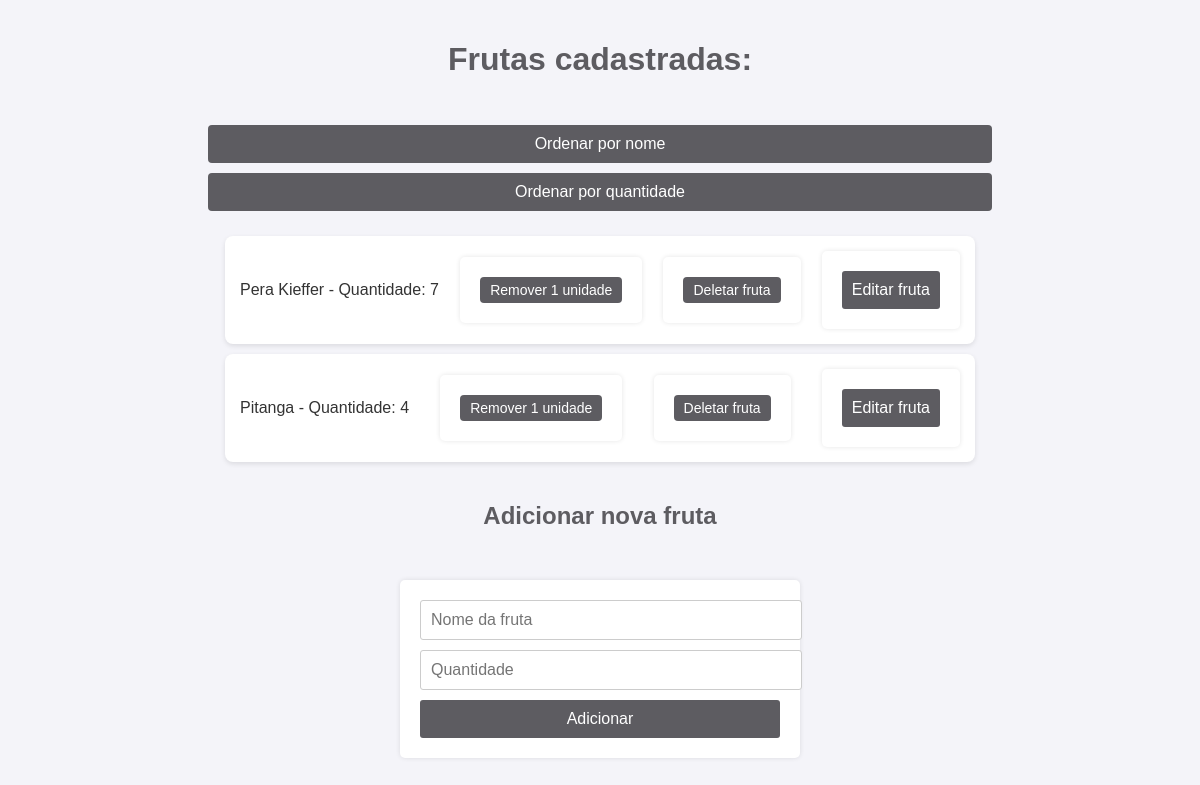
Before: / with the older database file.
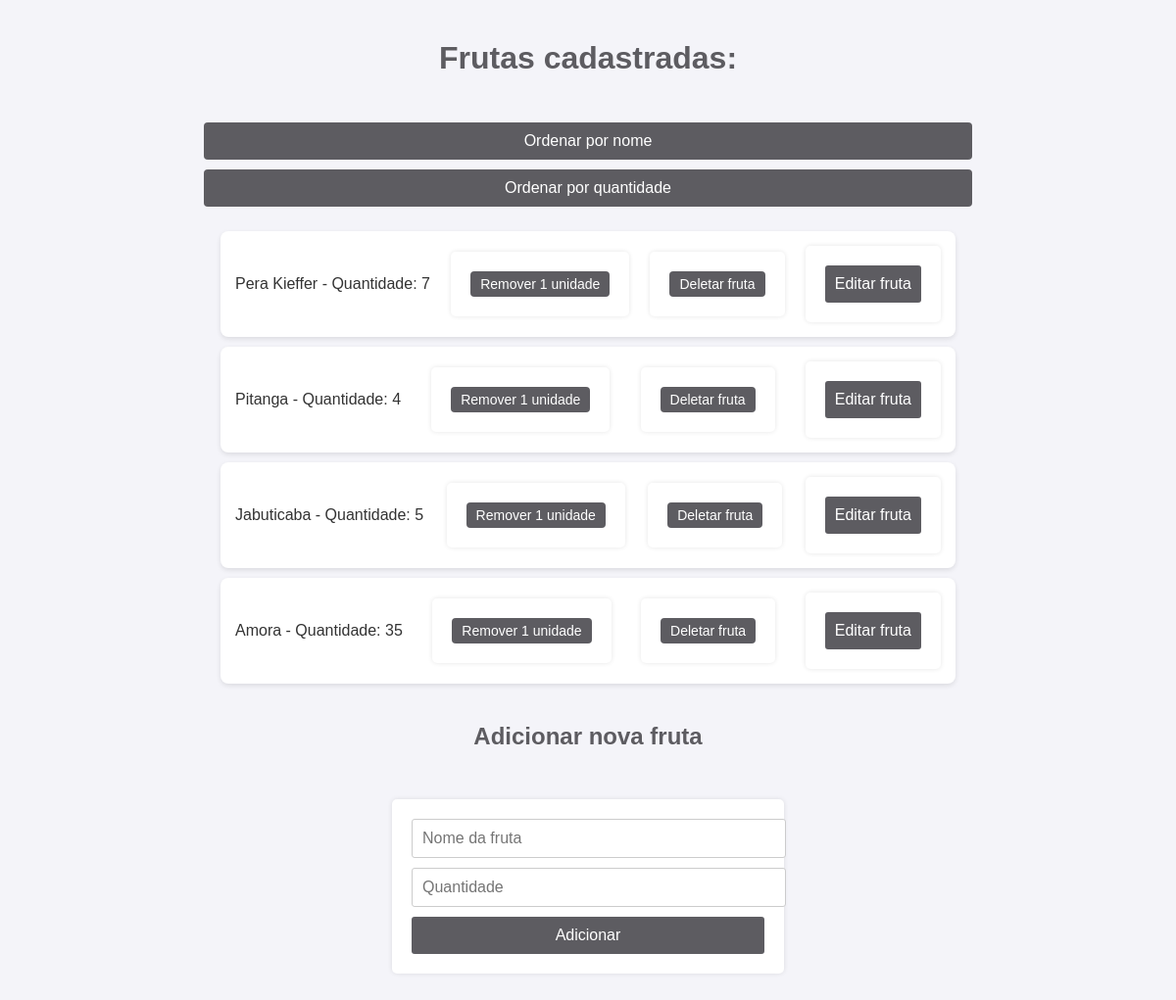
After: the same page with the newer database file.
### frutas/models.py (models this page shows, shortened)
class Fruta(models.Model):
    nome = models.CharField(max_length=100)
    qtd = models.IntegerField(null=True)

### frutas/views.py (the view, shortened to what this page needs)
# urls.py: path('', views.listar_adicionar_frutas, name='listar_frutas'),
def listar_adicionar_frutas(request):
    ordenacao = request.GET.get('ordenar_por')
    if ordenacao == 'nome':
        frutas = Fruta.objects.all().order_by('nome')
    elif ordenacao == 'quantidade':
        frutas = Fruta.objects.all().order_by('qtd')
    else:
        frutas = Fruta.objects.all()
    return render(request, 'frutas/lista.html', {'frutas': frutas})

### frutas/templates/frutas/lista.html (shortened to what this page needs)
<!DOCTYPE html>
<html>
<head>
    {% load static %}
    <link rel="stylesheet" type="text/css" href="{% static 'frutas/style.css' %}">
</head>
<body>
    <h1>Frutas cadastradas:</h1>
    <div style="text-align: center; margin-bottom: 20px;">
        <a href="?ordenar_por=nome" class="botao-ordenar">Ordenar por nome</a>
        <a href="?ordenar_por=quantidade" class="botao-ordenar">Ordenar por quantidade</a>
    </div>
    <ul>
        {% if frutas %}
            {% for fruta in frutas %}
                <li>
                    <div class="fruta-info">{{ fruta.nome }} - Quantidade: {{ fruta.qtd }}</div>
                    {% if fruta.id %}
                        <form action="{% url 'excluir_fruta' fruta.id %}" method="POST" class="form-excluir">
                            <button type="submit" class="botao-excluir">
                                Remover 1 unidade
                            </button>
                        </form>
                        <form action="{% url 'deletar_fruta' fruta.id %}" method="POST" class="form-excluir">
                            <button type="submit" class="botao-excluir">
                                Deletar fruta
                            </button>
                        </form>
                        <form action="{% url 'editar_fruta' fruta.id %}" method="GET" class="form-excluir">
                            <button type="submit" class="botao-editar">
                                Editar fruta
                            </button>
                        </form>
                    {% endif %}
                </li>
            {% endfor %}
        {% else %}
            <li>Nenhuma fruta cadastrada.</li>
        {% endif %}
    </ul>
    <h2>Adicionar nova fruta</h2>
    <form method="POST">
        <input type="text" name="nome" placeholder="Nome da fruta" required>
        <input type="number" name="qtd" placeholder="Quantidade" required min="1">
        <button type="submit">Adicionar</button>
    </form>
</body>
</html>

Changed rows visible on the page:
added Fruta: nome "Jabuticaba", qtd "5", shows "Remover 1 unidade"
added Fruta: nome "Amora", qtd "35", shows "Remover 1 unidade"
